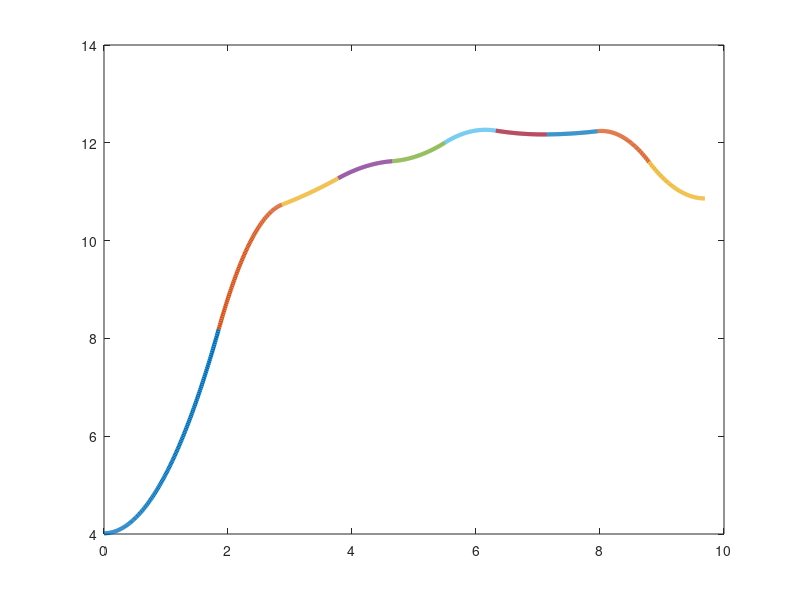

Write the MATLAB code that produced this figure.
clc;
clear;

times = [0 1.85 2.87 3.78 4.65 5.50 6.32 7.14 7.96 8.79 9.69];
dists = 0:10:100;

m = length(times) - 1;

#scatter(times, dists);
#hold on;
for i = 1:m
  h(i) = times(i+1) - times(i);
endfor

% Assuming a linear tendency on the extremes
A(1, 1) = 2*(h(1) + h(2));
A(1, 2) = h(2);
for i=2:m-2
  A(i, i-1) = h(i);
  A(i, i) = 2*(h(i) + h(i+1));
  A(i, i+1) = h(i+1);
endfor
A(m-1, m-2) = h(m-1); A(m-1, m-1) = 2*(h(m-1) + h(m));

for i=1:m-1
  B(i) = (dists(i+2) - dists(i+1))/h(i+1) - (dists(i+1) - dists(i))/h(i);
end

B = 6*B';

S = linsolve(A, B);
S = [0; S; 0]

for i=1:m
  a(i) = (S(i+1) - S(i))/(6*h(i));
  b(i) = S(i)/2;
  c(i) = (dists(i+1) - dists(i))/h(i) - (S(i+1)*h(i) + 2*S(i)*h(i))/6;
  d(i) = dists(i);
endfor

for i=1:m
  x = times(i):0.01:times(i+1);
  plot(x, 3*a(i)*(x - times(i)).^2 + 2*b(i)*(x - times(i)) + c(i), "linewidth", 3);
  hold on;
endfor
